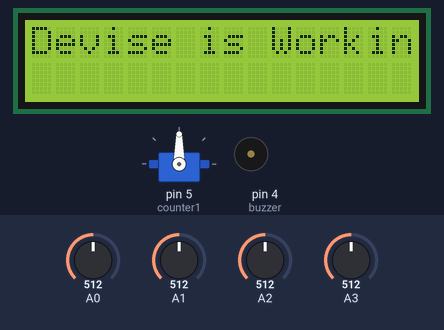
The sketch below on a simulated Arduino Nano, built with avr-gcc and run on an emulated ATmega328P. Parts: 16×2 character LCD, servo, buzzer (waves = sounding). Inputs (shaded band) come from the test bench; at power-on: A0 = 512, A1 = 512, A2 = 512, A3 = 512. Storage starts empty; the audio player accepts every command and is not drawn; what the sketch prints to the serial monitor is not drawn.

Above: at 1.3 s.
1.4 s: A0 set to 991
2.9 s: A0 set to 1011
At 4.4 s:
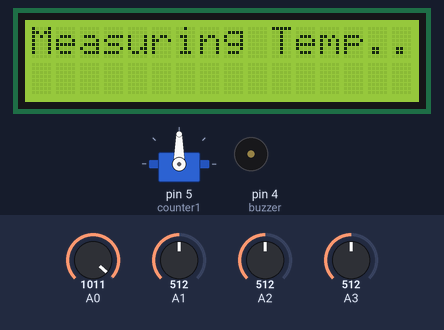
At 53.8 s:
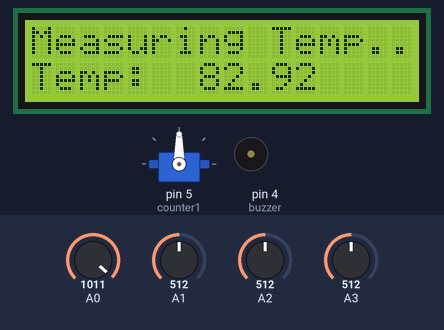
Timing chart, 0 to 55.3 s (numbered marks = the images above; inputs shaded):
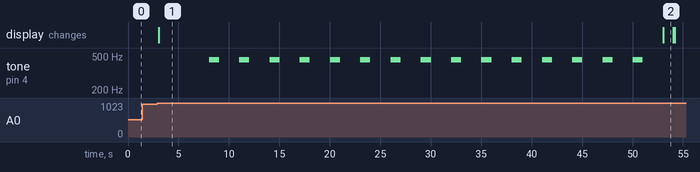

Measured:
- the behaviour switches between 1000 and 1001 on A0 (found by bisection; images 0 and 1)
- after the input at 1.4 s, every drawn part: stays the same
- after the input at 2.9 s, tone on pin 4 (buzzer): alternates 450 Hz for 1.0 s and silent for 2.0 s, 30 changes in all, then stays silent, starting after 5.1 s; the display: changes after 0.13 s (image 1)
- what the display in image 2 shows lasts 1.0 s, from 53.0 s to 54.0 s

The sketch:

code.ino
```cpp
#include <Wire.h>
#include <Servo.h>       //servo
#include <LiquidCrystal_I2C.h>
#include "TMRpcm.h"
#include "SPI.h"
#include "SD.h"


LiquidCrystal_I2C lcd(0x27,16,2);
Servo counter1;     //servo01
Servo counter2;      //servo02
#define SD_ChipSelectPin 2
TMRpcm tmrpcm;


#define RT0 10000
#define B 3977
float pin=A6;
#define VCC 5
#define R 10000
float RT, VR, ln, Temp, T0, Read;

int buzzer = 4;


void setup(){

  lcd.init();
  lcd.backlight();
  lcd.setCursor(0,0);
  lcd.print("Devise is Working");
  Serial.begin(9600);
  tmrpcm.speakerPin = 9;
  counter1.attach(3);            //servo1
  counter1.attach(5);            //servo2
  pinMode(buzzer,OUTPUT);
  pinMode(A6,INPUT);
  T0 = 25 + 273.15;

 if (!SD.begin(SD_ChipSelectPin)) {
 Serial.println("SD fail");
 return;
 }

}

void loop(){


 int sensorValue  = analogRead(A0);
 int sensorValue1 = analogRead(A1);
 int sensorValue2 = analogRead(A2);
 int sensorValue3 = analogRead(A3);


//case01
if(sensorValue>1000){

digitalWrite(buzzer,HIGH);
delay(100);
digitalWrite(buzzer,LOW);
delay(10);

  lcd.clear();
  lcd.setCursor(0,0);
  lcd.print("Measuring Temp..");
tmrpcm.setVolume(5);
tmrpcm.play("1.wav");
Serial.println("ok");
delay(5000);

 tune();


  Read = analogRead(A6);
  Read = (5.00 / 1023.00) * Read;
  VR = VCC - Read;
  RT = Read / (VR / R);
  ln = log(RT / RT0);
  Temp = (1 / ((ln / B) + (1 / T0)));
  Temp = Temp - 273.15;
  Serial.print("Temperature:");
  Serial.print("\t");
  Serial.print(Temp);
  Serial.print("C\t\t");
  Serial.print(Temp + 273.15);
  Serial.print("K\t\t");
  Serial.print((Temp * 1.8) + 32 + 6);
  Serial.println("F");


  lcd.setCursor(0,1);
  lcd.print("Temp:  ");
  lcd.print((Temp * 1.8) + 32 + 6);
  delay(1000);
  lcd.clear();

//overload
if(((Temp * 1.8) + 32 + 5.8)>=200){


digitalWrite(buzzer,HIGH);
delay(100);
digitalWrite(buzzer,LOW);
delay(10);

counter1.write(180);        //servo
delay(500);
counter1.write(90);

tmrpcm.setVolume(5);
tmrpcm.play("1.wav");
Serial.println("ok");
delay(5000);

digitalWrite(buzzer,HIGH);
delay(100);
digitalWrite(buzzer,LOW);
delay(10);
}

}

//case02
else if(sensorValue1>1000){


digitalWrite(buzzer,HIGH);
delay(100);
digitalWrite(buzzer,LOW);
delay(10);

counter1.write(0);            //servo
delay(500);
counter1.write(90);


tmrpcm.setVolume(5);
tmrpcm.play("1.wav");
Serial.println("ok");
delay(5000);

digitalWrite(buzzer,HIGH);
delay(100);
digitalWrite(buzzer,LOW);
delay(10);
}

//case03
else if(sensorValue2>1000){

digitalWrite(buzzer,HIGH);
delay(100);
digitalWrite(buzzer,LOW);
delay(10);

counter2.write(0);             //servo
delay(500);
counter2.write(90);


tmrpcm.setVolume(5);
tmrpcm.play("1.wav");
Serial.println("ok");
delay(5000);

digitalWrite(buzzer,HIGH);
delay(100);
digitalWrite(buzzer,LOW);
delay(10);
}

//case04
else if(sensorValue3>1000){

digitalWrite(buzzer,HIGH);
delay(100);
digitalWrite(buzzer,LOW);
delay(10);

counter2.write(180);         //servo
delay(500);
counter2.write(90);

tmrpcm.setVolume(5);
tmrpcm.play("1.wav");
Serial.println("ok");
delay(5000);

digitalWrite(buzzer,HIGH);
delay(100);
digitalWrite(buzzer,LOW);
delay(10);
}


else{

}

}


void tune()
{
tone(buzzer,450);
delay(1000);
noTone(buzzer);
delay(2000);
tone(buzzer,450);
delay(1000);
noTone(buzzer);
delay(2000);
tone(buzzer,450);
delay(1000);
noTone(buzzer);
delay(2000);
tone(buzzer,450);
delay(1000);
noTone(buzzer);
delay(2000);
tone(buzzer,450);
delay(1000);
noTone(buzzer);
delay(2000);
tone(buzzer,450);
delay(1000);
noTone(buzzer);
delay(2000);
tone(buzzer,450);
delay(1000);
noTone(buzzer);
delay(2000);
tone(buzzer,450);
delay(1000);
noTone(buzzer);
delay(2000);
tone(buzzer,450);
delay(1000);
noTone(buzzer);
delay(2000);
tone(buzzer,450);
delay(1000);
noTone(buzzer);
delay(2000);
tone(buzzer,450);
delay(1000);
noTone(buzzer);
delay(2000);
tone(buzzer,450);
delay(1000);
noTone(buzzer);
delay(2000);
tone(buzzer,450);
delay(1000);
noTone(buzzer);
delay(2000);
tone(buzzer,450);
delay(1000);
noTone(buzzer);
delay(2000);
tone(buzzer,450);
delay(1000);
noTone(buzzer);
delay(2000);
}
```
